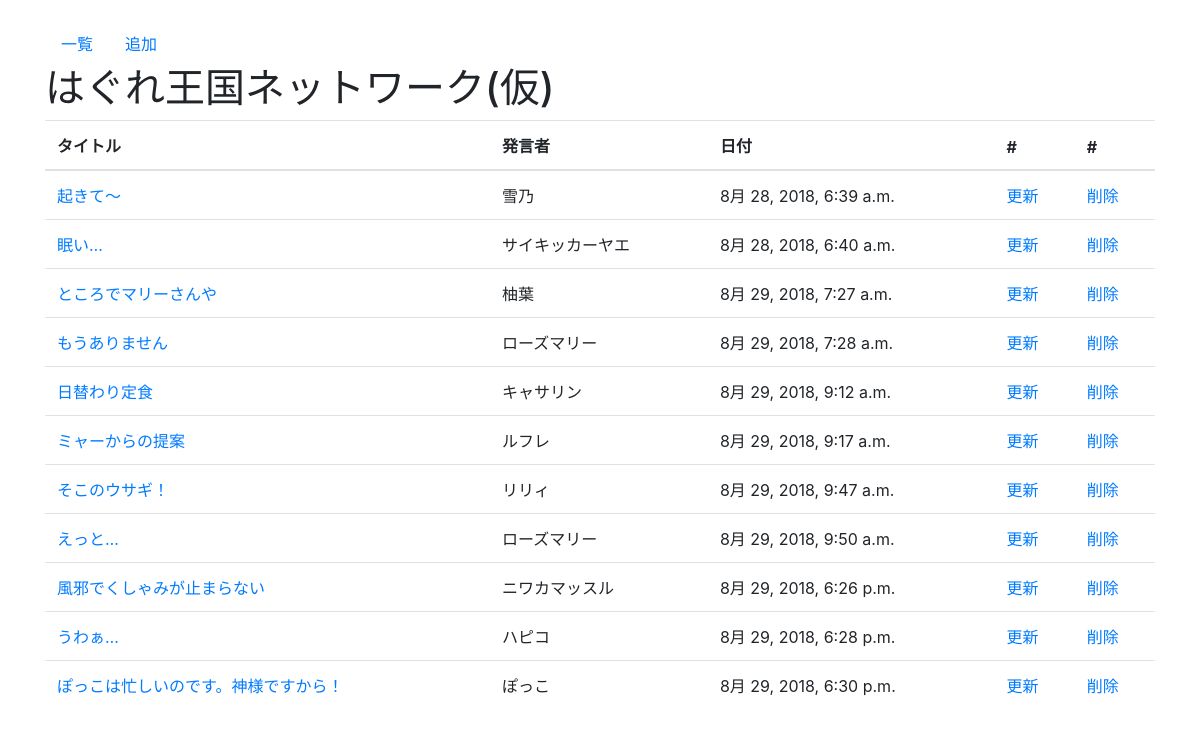
Screenshot of /diary/ with the database file from the repository.
### diary/models.py (models this page shows, shortened)
class Day(models.Model):
    title = models.CharField('タイトル', max_length = 200)
    text = models.TextField('本文')
    date = models.DateTimeField('日付', default = timezone.now)
    user = models.CharField('投稿者', max_length = 20)

### diary/views.py (the view)
# urls.py: path('', views.IndexView.as_view(), name='index'),
class IndexView(generic.ListView):
	model = Day
	paginate_by = 20

### diary/templates/diary/day_list.html (shortened to what this page needs)
{% extends 'diary/base.html' %}
{% block content %}
<h1>はぐれ王国ネットワーク(仮)</h1>
<table class="table">
    <thead>
        <tr>
            <th>タイトル</th>
            <th>発言者</th>
            <th>日付</th>
            <th>#</th>
            <th>#</th>
        </tr>
    </thead>
<tbody>
{% for day in day_list %}
<tr>
    <td><a href="{% url 'diary:detail' day.pk %}">{{ day.title }}</a></td>
    <td>{{ day.user }}</td>
    <td>{{ day.date }}</td>
    <td><a href="{% url 'diary:update' day.pk %}">更新</a></td>
    <td><a href="{% url 'diary:delete' day.pk %}">削除</a></td>
</tr>
{% endfor %}
</tbody>
</table>
{% endblock %}

### diary/templates/diary/base.html (shortened to what this page needs)
﻿<!doctype html>
<html lang="ja">
<head>
    <link rel="stylesheet" href="https://maxcdn.bootstrapcdn.com/bootstrap/4.0.0-beta.2/css/bootstrap.min.css">
</head>
<body>
    <div class="container">
        <nav class="nav">
                <a class="nav-link active" href="{% url 'diary:index' %}">一覧</a>
                <a class="nav-link" href="{% url 'diary:add' %}">追加</a>
              </nav>
    {% block content %}
    {% endblock %}
    </div>
</body>
</html>

### rows the page displays
Day: title "起きて～", user "雪乃", date "8月 28, 2018, 6:39 a.m."
Day: title "眠い…", user "サイキッカーヤエ", date "8月 28, 2018, 6:40 a.m."
Day: title "ところでマリーさんや", user "柚葉", date "8月 29, 2018, 7:27 a.m."
Day: title "もうありません", user "ローズマリー", date "8月 29, 2018, 7:28 a.m."
Day: title "日替わり定食", user "キャサリン", date "8月 29, 2018, 9:12 a.m."
Day: title "ミャーからの提案", user "ルフレ", date "8月 29, 2018, 9:17 a.m."
Day: title "そこのウサギ！", user "リリィ", date "8月 29, 2018, 9:47 a.m."
Day: title "えっと…", user "ローズマリー", date "8月 29, 2018, 9:50 a.m."
Day: title "風邪でくしゃみが止まらない", user "ニワカマッスル", date "8月 29, 2018, 6:26 p.m."
Day: title "うわぁ…", user "ハピコ", date "8月 29, 2018, 6:28 p.m."
Day: title "ぽっこは忙しいのです。神様ですから！", user "ぽっこ", date "8月 29, 2018, 6:30 p.m."
